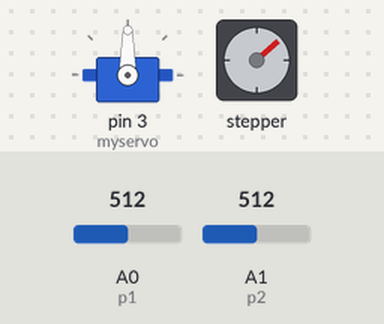
Simulated run of this sketch. Board: Arduino Uno, built with avr-gcc and run on an emulated ATmega328P. Parts: servo, stepper motor. Inputs (shaded band) come from the test bench; at power-on: A0 (p1) = 512, A1 (p2) = 512. Stepper angles assume 2048 steps per turn; what the sketch prints to the serial monitor is not drawn.

Above: at 1.25 s.
1.3 s: A0 (p1) set to 716
At 4.1 s:
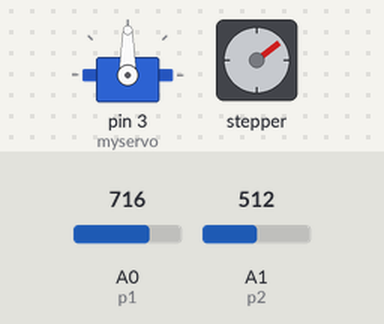
4.3 s: A1 (p2) set to 716
At 4.97 s:
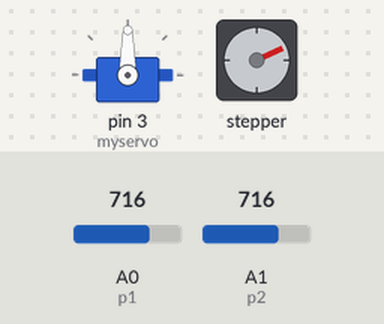
7.3 s: A1 (p2) set to 511
At 10.1 s:
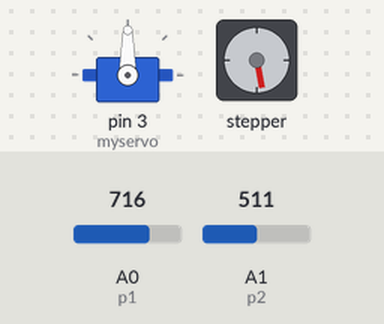
10.3 s: A0 (p1) set to 511
At 10.98 s:
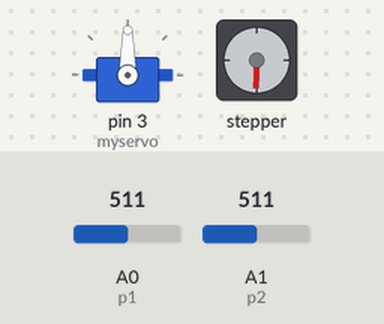
13.3 s: A1 (p2) set to 306
At 16.1 s:
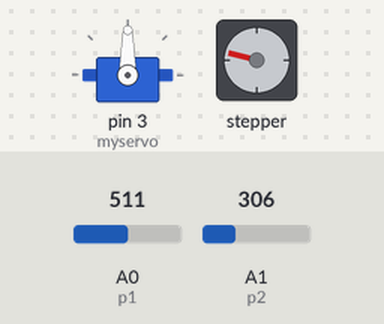
16.3 s: A0 (p1) set to 306
At 17.28 s:
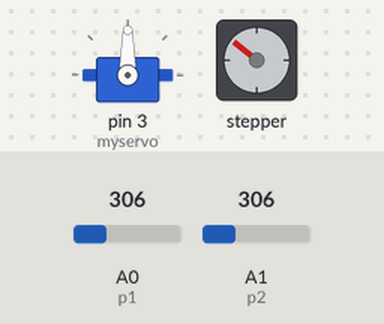
Timing chart, 0 to 20.3 s (numbered marks = the images above; inputs shaded):
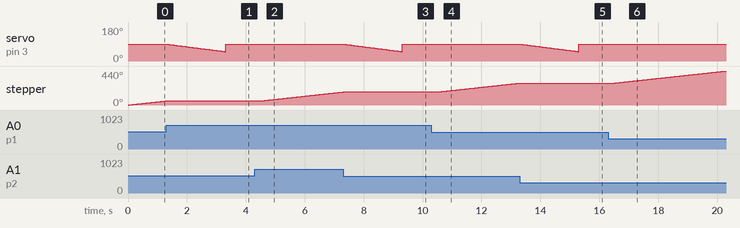

Measured:
- after the input at 1.3 s, stepper: stops changing and stays 53°
- after the input at 4.3 s, stepper: keeps turning clockwise at about 42°/s, starting after 0.22 s
- after the input at 7.3 s, stepper: goes on until 7.3 s, then stays 169°
- after the input at 10.3 s, stepper: keeps turning clockwise at about 42°/s, starting after 0.24 s
- after the input at 13.3 s, stepper: stops changing and stays 284°
- after the input at 16.3 s, stepper: keeps turning clockwise at about 42°/s, starting after 0.23 s
- by itself, stepper: keeps turning clockwise at about 42°/s

The sketch:

Code_02_500909136_Burwash_Carter_PROJECT1.ino
```cpp
#include <Stepper.h>
#include <Servo.h>
Servo myservo;

#define p1 A0
#define p2 A1

#define STEPS 2048
Stepper stepper(STEPS, 8, 10, 9, 11);

int valL=0, valR=0, prevVal, pos = 90;

int sweepVal[40], i = 0, maxVal, maxi, flag = 0;

void setup() {
  Serial.begin(9600);
  pinMode(p1, INPUT);
  pinMode(p2, INPUT);

  myservo.attach(3);
  myservo.write(pos);
}

void loop() {
  pos = constrain(pos, 50, 90);
  int valR = analogRead(p1); //read between (0-1023)
  int value2 = analogRead(p2);
  int valL = map(value2, 10, 280, 0, 412);
  int diff = valL - valR;

  //Serial.println(diff);

  if (diff >= 100) { //if p1 gets more light, rotate towards p2
    stepper.setSpeed(8);
    stepper.step(1);
    flag=1;
  }

  if (diff <= -100) { //if p2 gets more light, rotate towards p1
    stepper.setSpeed(8);
    stepper.step(-1);
    flag=1;
  }

    if((diff <= 100) && (diff >= -100)){
      if(flag==1) {
      i = 0;
      maxVal = 0;
      maxi = 0;
      for (pos = 90; i < 40; i++) {
        sweepVal[i] = analogRead(p1);
        pos -= 1;
        myservo.write(pos);
        delay(50);
      }
      for (i = 0; i < 40; i++) {
        if (sweepVal[i] > maxVal) {
          maxVal = sweepVal[i];
          maxi = i;

        }
      }
      flag=0;
    }
    myservo.write(90 - maxi);
    delay(400);
    valR = analogRead(p1); //read between (0-1023)
    value2 = analogRead(p2);
    valL = map(value2, 10, 280, 0, 412);
    diff = valL - valR;
    Serial.print(diff);
    Serial.print(",");
  }

  Serial.print(flag);
  Serial.println(",");

}
```
